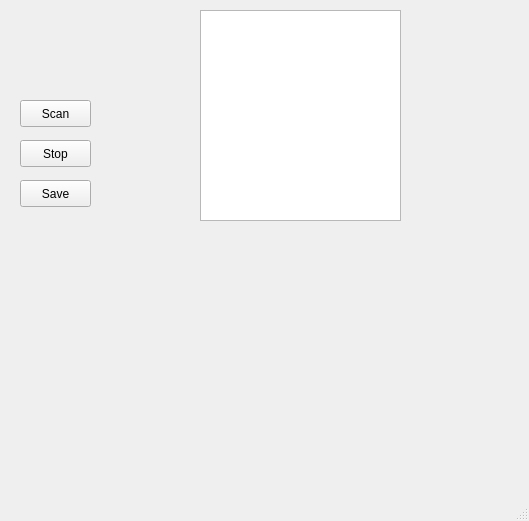
<?xml version="1.0" encoding="UTF-8"?>
<ui version="4.0">
 <class>MainWindow</class>
 <widget class="QMainWindow" name="MainWindow">
  <property name="windowModality">
   <enum>Qt::ApplicationModal</enum>
  </property>
  <property name="geometry">
   <rect>
    <x>0</x>
    <y>0</y>
    <width>529</width>
    <height>521</height>
   </rect>
  </property>
  <property name="windowTitle">
   <string>MainWindow</string>
  </property>
  <property name="dockNestingEnabled">
   <bool>false</bool>
  </property>
  <widget class="QWidget" name="centralWidget">
   <widget class="QPushButton" name="ScanButton">
    <property name="geometry">
     <rect>
      <x>20</x>
      <y>100</y>
      <width>71</width>
      <height>27</height>
     </rect>
    </property>
    <property name="text">
     <string>Scan</string>
    </property>
   </widget>
   <widget class="QGraphicsView" name="graphicsView">
    <property name="geometry">
     <rect>
      <x>200</x>
      <y>10</y>
      <width>201</width>
      <height>211</height>
     </rect>
    </property>
   </widget>
   <widget class="QPushButton" name="SaveButton">
    <property name="geometry">
     <rect>
      <x>20</x>
      <y>180</y>
      <width>71</width>
      <height>27</height>
     </rect>
    </property>
    <property name="text">
     <string>Save</string>
    </property>
   </widget>
   <widget class="QPushButton" name="StopButton">
    <property name="geometry">
     <rect>
      <x>20</x>
      <y>140</y>
      <width>71</width>
      <height>27</height>
     </rect>
    </property>
    <property name="text">
     <string>Stop</string>
    </property>
   </widget>
  </widget>
  <widget class="QStatusBar" name="statusBar"/>
 </widget>
 <layoutdefault spacing="6" margin="11"/>
 <tabstops>
  <tabstop>ScanButton</tabstop>
  <tabstop>StopButton</tabstop>
  <tabstop>SaveButton</tabstop>
  <tabstop>graphicsView</tabstop>
 </tabstops>
 <resources/>
 <connections/>
</ui>
